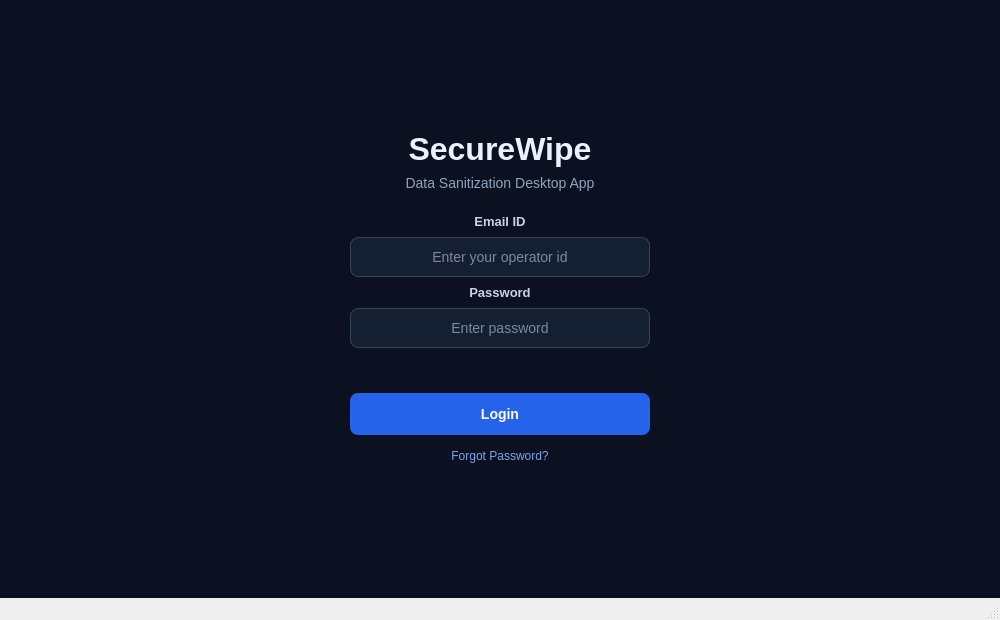
<?xml version="1.0" encoding="UTF-8"?>
<ui version="4.0">
 <class>MainWindow</class>
 <widget class="QMainWindow" name="MainWindow">
  <property name="geometry">
   <rect>
    <x>0</x>
    <y>0</y>
    <width>1000</width>
    <height>620</height>
   </rect>
  </property>
  <property name="sizePolicy">
   <sizepolicy hsizetype="Preferred" vsizetype="Preferred">
    <horstretch>0</horstretch>
    <verstretch>0</verstretch>
   </sizepolicy>
  </property>
  <property name="windowTitle">
   <string>SecureWipe</string>
  </property>
  <widget class="QWidget" name="centralwidget">
   <property name="sizePolicy">
    <sizepolicy hsizetype="Expanding" vsizetype="Expanding">
     <horstretch>0</horstretch>
     <verstretch>0</verstretch>
    </sizepolicy>
   </property>
   <layout class="QVBoxLayout" name="verticalLayout_3">
    <property name="spacing">
     <number>0</number>
    </property>
    <property name="leftMargin">
     <number>0</number>
    </property>
    <property name="topMargin">
     <number>0</number>
    </property>
    <property name="rightMargin">
     <number>0</number>
    </property>
    <property name="bottomMargin">
     <number>0</number>
    </property>
    <item>
     <widget class="QStackedWidget" name="stackedWidget">
      <property name="sizePolicy">
       <sizepolicy hsizetype="Expanding" vsizetype="Expanding">
        <horstretch>0</horstretch>
        <verstretch>0</verstretch>
       </sizepolicy>
      </property>
      <property name="currentIndex">
       <number>0</number>
      </property>
      <widget class="QWidget" name="loginPage">
       <property name="sizePolicy">
        <sizepolicy hsizetype="Expanding" vsizetype="Expanding">
         <horstretch>0</horstretch>
         <verstretch>0</verstretch>
        </sizepolicy>
       </property>
       <property name="styleSheet">
        <string notr="true"> background-color: #0B1120;
</string>
       </property>
       <layout class="QHBoxLayout" name="loginPageLayout">
        <property name="spacing">
         <number>0</number>
        </property>
        <property name="leftMargin">
         <number>0</number>
        </property>
        <property name="topMargin">
         <number>0</number>
        </property>
        <property name="rightMargin">
         <number>0</number>
        </property>
        <property name="bottomMargin">
         <number>0</number>
        </property>
        <item>
         <spacer name="loginSpacerLeft">
          <property name="orientation">
           <enum>Qt::Orientation::Horizontal</enum>
          </property>
          <property name="sizeHint" stdset="0">
           <size>
            <width>40</width>
            <height>20</height>
           </size>
          </property>
         </spacer>
        </item>
        <item>
         <layout class="QVBoxLayout" name="verticalLayout">
          <property name="spacing">
           <number>8</number>
          </property>
          <item>
           <spacer name="verticalSpacer">
            <property name="orientation">
             <enum>Qt::Orientation::Vertical</enum>
            </property>
            <property name="sizeHint" stdset="0">
             <size>
              <width>20</width>
              <height>40</height>
             </size>
            </property>
           </spacer>
          </item>
          <item>
           <widget class="QLabel" name="appTitle">
            <property name="styleSheet">
             <string notr="true">QLabel#appTitle {
    color: #EAF2FF;
    font-size: 32px;
    font-weight: bold;
}</string>
            </property>
            <property name="text">
             <string>SecureWipe</string>
            </property>
            <property name="alignment">
             <set>Qt::AlignmentFlag::AlignCenter</set>
            </property>
           </widget>
          </item>
          <item>
           <widget class="QLabel" name="appSubtitle">
            <property name="styleSheet">
             <string notr="true">QLabel#appSubtitle {
    color: #8FA3BF;
    font-size: 14px;
}</string>
            </property>
            <property name="text">
             <string>Data Sanitization Desktop App</string>
            </property>
            <property name="alignment">
             <set>Qt::AlignmentFlag::AlignCenter</set>
            </property>
           </widget>
          </item>
          <item>
           <spacer name="verticalSpacer_3">
            <property name="orientation">
             <enum>Qt::Orientation::Vertical</enum>
            </property>
            <property name="sizeType">
             <enum>QSizePolicy::Policy::Fixed</enum>
            </property>
            <property name="sizeHint" stdset="0">
             <size>
              <width>20</width>
              <height>15</height>
             </size>
            </property>
           </spacer>
          </item>
          <item>
           <widget class="QLabel" name="emailLineLabel">
            <property name="styleSheet">
             <string notr="true">QLabel#emailLineLabel {
    color: #C8D4E5;
    font-size: 13px;
    font-weight: bold;
}</string>
            </property>
            <property name="text">
             <string>Email ID</string>
            </property>
            <property name="alignment">
             <set>Qt::AlignmentFlag::AlignCenter</set>
            </property>
           </widget>
          </item>
          <item>
           <widget class="QLineEdit" name="emailLineEdit">
            <property name="sizePolicy">
             <sizepolicy hsizetype="Preferred" vsizetype="Fixed">
              <horstretch>0</horstretch>
              <verstretch>0</verstretch>
             </sizepolicy>
            </property>
            <property name="minimumSize">
             <size>
              <width>300</width>
              <height>40</height>
             </size>
            </property>
            <property name="maximumSize">
             <size>
              <width>400</width>
              <height>16777215</height>
             </size>
            </property>
            <property name="styleSheet">
             <string notr="true">QLineEdit#emailLineEdit {
    background-color: #151F32;
    color: #EAF2FF;
    border: 1px solid #34445C;
    border-radius: 8px;
    padding: 10px;
    font-size: 14px;
}

QLineEdit#operatorInput:focus {
    border: 1px solid #3B82F6;
}

QLineEdit#operatorInput::placeholder {
    color: #64748B;
}</string>
            </property>
            <property name="alignment">
             <set>Qt::AlignmentFlag::AlignCenter</set>
            </property>
            <property name="placeholderText">
             <string>Enter your operator id</string>
            </property>
           </widget>
          </item>
          <item>
           <widget class="QLabel" name="passwordLabel">
            <property name="styleSheet">
             <string notr="true">QLabel#passwordLabel {
    color: #C8D4E5;
    font-size: 13px;
    font-weight: bold;
}</string>
            </property>
            <property name="text">
             <string>Password</string>
            </property>
            <property name="alignment">
             <set>Qt::AlignmentFlag::AlignCenter</set>
            </property>
           </widget>
          </item>
          <item>
           <widget class="QLineEdit" name="passwordLineEdit">
            <property name="sizePolicy">
             <sizepolicy hsizetype="Preferred" vsizetype="Fixed">
              <horstretch>0</horstretch>
              <verstretch>0</verstretch>
             </sizepolicy>
            </property>
            <property name="minimumSize">
             <size>
              <width>300</width>
              <height>40</height>
             </size>
            </property>
            <property name="maximumSize">
             <size>
              <width>400</width>
              <height>16777215</height>
             </size>
            </property>
            <property name="styleSheet">
             <string notr="true">QLineEdit#passwordLineEdit {
    background-color: #151F32;
    color: #EAF2FF;
    border: 1px solid #34445C;
    border-radius: 8px;
    padding: 10px;
    font-size: 14px;
}

QLineEdit#passwordInput:focus {
    border: 1px solid #3B82F6;
}

QLineEdit#passwordInput::placeholder {
    color: #64748B;
}</string>
            </property>
            <property name="echoMode">
             <enum>QLineEdit::EchoMode::Password</enum>
            </property>
            <property name="alignment">
             <set>Qt::AlignmentFlag::AlignCenter</set>
            </property>
            <property name="placeholderText">
             <string>Enter password</string>
            </property>
           </widget>
          </item>
          <item>
           <widget class="QLabel" name="loginErrorLabel">
            <property name="font">
             <font>
              <bold>true</bold>
             </font>
            </property>
            <property name="styleSheet">
             <string notr="true">color: #FF6B6B;
background-color: transparent;</string>
            </property>
            <property name="text">
             <string/>
            </property>
            <property name="alignment">
             <set>Qt::AlignmentFlag::AlignCenter</set>
            </property>
           </widget>
          </item>
          <item>
           <spacer name="verticalSpacer_4">
            <property name="orientation">
             <enum>Qt::Orientation::Vertical</enum>
            </property>
            <property name="sizeType">
             <enum>QSizePolicy::Policy::Fixed</enum>
            </property>
            <property name="sizeHint" stdset="0">
             <size>
              <width>20</width>
              <height>15</height>
             </size>
            </property>
           </spacer>
          </item>
          <item>
           <widget class="QPushButton" name="loginButton">
            <property name="minimumSize">
             <size>
              <width>180</width>
              <height>42</height>
             </size>
            </property>
            <property name="styleSheet">
             <string notr="true">QPushButton#loginButton {
    background-color: #2563EB;
    color: white;
    border: none;
    border-radius: 8px;
    padding: 11px;
    font-size: 14px;
    font-weight: bold;
}

QPushButton#loginButton:hover {
    background-color: #3B82F6;
}

QPushButton#loginButton:pressed {
    background-color: #1D4ED8;
}

QPushButton#loginButton:disabled {
    background-color: #1E293B;
    color: #64748B;
}</string>
            </property>
            <property name="text">
             <string>Login</string>
            </property>
           </widget>
          </item>
          <item>
           <widget class="QPushButton" name="forgotPasswordButton">
            <property name="minimumSize">
             <size>
              <width>0</width>
              <height>25</height>
             </size>
            </property>
            <property name="styleSheet">
             <string notr="true">QPushButton#forgotPasswordButton {
    background-color: transparent;
    color: #7EA6E8;
    border: none;
    font-size: 12px;
    padding: 4px;
}

QPushButton#forgotPasswordButton:hover {
    color: #A8C7FF;
    text-decoration: underline;
}</string>
            </property>
            <property name="text">
             <string>Forgot Password?</string>
            </property>
           </widget>
          </item>
          <item>
           <spacer name="verticalSpacer_2">
            <property name="orientation">
             <enum>Qt::Orientation::Vertical</enum>
            </property>
            <property name="sizeHint" stdset="0">
             <size>
              <width>20</width>
              <height>40</height>
             </size>
            </property>
           </spacer>
          </item>
         </layout>
        </item>
        <item>
         <spacer name="loginSpacerRight">
          <property name="orientation">
           <enum>Qt::Orientation::Horizontal</enum>
          </property>
          <property name="sizeHint" stdset="0">
           <size>
            <width>40</width>
            <height>20</height>
           </size>
          </property>
         </spacer>
        </item>
       </layout>
      </widget>
      <widget class="QWidget" name="appPage">
       <property name="styleSheet">
        <string notr="true"> background-color: #0B1120;
</string>
       </property>
       <layout class="QHBoxLayout" name="appPageLayout">
        <property name="spacing">
         <number>0</number>
        </property>
        <property name="leftMargin">
         <number>0</number>
        </property>
        <property name="topMargin">
         <number>0</number>
        </property>
        <property name="rightMargin">
         <number>0</number>
        </property>
        <property name="bottomMargin">
         <number>0</number>
        </property>
        <item>
         <layout class="QVBoxLayout" name="sidebarLayout">
          <property name="spacing">
           <number>4</number>
          </property>
          <property name="leftMargin">
           <number>12</number>
          </property>
          <property name="topMargin">
           <number>16</number>
          </property>
          <property name="rightMargin">
           <number>12</number>
          </property>
          <property name="bottomMargin">
           <number>16</number>
          </property>
          <item>
           <widget class="QLabel" name="sidebarTitle">
            <property name="styleSheet">
             <string notr="true">color: #EAF2FF; font-size: 16px; font-weight: bold; padding: 6px 4px 16px 4px;</string>
            </property>
            <property name="text">
             <string>SecureWipe</string>
            </property>
           </widget>
          </item>
          <item>
           <widget class="QPushButton" name="dashboardNavButton">
            <property name="minimumSize">
             <size>
              <width>0</width>
              <height>38</height>
             </size>
            </property>
            <property name="styleSheet">
             <string notr="true">QPushButton {
    text-align: left;
    padding-left: 10px;
    color: #EAF2FF;
    background-color: #2563EB;
    border: none;
    border-radius: 6px;
    font-size: 13px;
}</string>
            </property>
            <property name="text">
             <string>Dashboard</string>
            </property>
           </widget>
          </item>
          <item>
           <widget class="QPushButton" name="devicesNavButton">
            <property name="minimumSize">
             <size>
              <width>0</width>
              <height>38</height>
             </size>
            </property>
            <property name="styleSheet">
             <string notr="true">QPushButton {
    text-align: left;
    padding-left: 10px;
    color: #C8D4E5;
    background-color: transparent;
    border: none;
    border-radius: 6px;
    font-size: 13px;
}
QPushButton:hover {
    background-color: #16233A;
}</string>
            </property>
            <property name="text">
             <string>Devices</string>
            </property>
           </widget>
          </item>
          <item>
           <widget class="QPushButton" name="wipeNavButton">
            <property name="minimumSize">
             <size>
              <width>0</width>
              <height>38</height>
             </size>
            </property>
            <property name="styleSheet">
             <string notr="true">QPushButton {
    text-align: left;
    padding-left: 10px;
    color: #C8D4E5;
    background-color: transparent;
    border: none;
    border-radius: 6px;
    font-size: 13px;
}
QPushButton:hover {
    background-color: #16233A;
}</string>
            </property>
            <property name="text">
             <string>Wipe</string>
            </property>
           </widget>
          </item>
          <item>
           <widget class="QPushButton" name="reportsNavButton">
            <property name="minimumSize">
             <size>
              <width>0</width>
              <height>38</height>
             </size>
            </property>
            <property name="styleSheet">
             <string notr="true">QPushButton {
    text-align: left;
    padding-left: 10px;
    color: #C8D4E5;
    background-color: transparent;
    border: none;
    border-radius: 6px;
    font-size: 13px;
}
QPushButton:hover {
    background-color: #16233A;
}</string>
            </property>
            <property name="text">
             <string>Reports</string>
            </property>
           </widget>
          </item>
          <item>
           <widget class="QPushButton" name="settingsNavButton">
            <property name="minimumSize">
             <size>
              <width>0</width>
              <height>38</height>
             </size>
            </property>
            <property name="styleSheet">
             <string notr="true">QPushButton {
    text-align: left;
    padding-left: 10px;
    color: #C8D4E5;
    background-color: transparent;
    border: none;
    border-radius: 6px;
    font-size: 13px;
}
QPushButton:hover {
    background-color: #16233A;
}</string>
            </property>
            <property name="text">
             <string>Settings</string>
            </property>
           </widget>
          </item>
          <item>
           <spacer name="sidebarSpacer">
            <property name="orientation">
             <enum>Qt::Orientation::Vertical</enum>
            </property>
            <property name="sizeHint" stdset="0">
             <size>
              <width>20</width>
              <height>40</height>
             </size>
            </property>
           </spacer>
          </item>
          <item>
           <widget class="QPushButton" name="logoutButton">
            <property name="minimumSize">
             <size>
              <width>0</width>
              <height>38</height>
             </size>
            </property>
            <property name="styleSheet">
             <string notr="true">QPushButton {
    text-align: left;
    padding-left: 10px;
    color: #F87171;
    background-color: transparent;
    border: none;
    border-radius: 6px;
    font-size: 13px;
}
QPushButton:hover {
    background-color: #16233A;
}</string>
            </property>
            <property name="text">
             <string>Logout</string>
            </property>
           </widget>
          </item>
         </layout>
        </item>
        <item>
         <widget class="QStackedWidget" name="contentStack">
          <property name="sizePolicy">
           <sizepolicy hsizetype="Expanding" vsizetype="Expanding">
            <horstretch>0</horstretch>
            <verstretch>0</verstretch>
           </sizepolicy>
          </property>
          <property name="currentIndex">
           <number>1</number>
          </property>
          <widget class="QWidget" name="dashboardPage">
           <layout class="QVBoxLayout" name="dashboardPageLayout">
            <property name="spacing">
             <number>16</number>
            </property>
            <property name="leftMargin">
             <number>24</number>
            </property>
            <property name="topMargin">
             <number>22</number>
            </property>
            <property name="rightMargin">
             <number>24</number>
            </property>
            <property name="bottomMargin">
             <number>22</number>
            </property>
            <item>
             <layout class="QHBoxLayout" name="welcomeRow">
              <item>
               <widget class="QLabel" name="welcomeLabel">
                <property name="styleSheet">
                 <string notr="true">color: #EAF2FF; font-size: 20px; font-weight: bold;</string>
                </property>
                <property name="text">
                 <string>Welcome, John Doe</string>
                </property>
               </widget>
              </item>
              <item>
               <widget class="QLabel" name="roleBadge">
                <property name="styleSheet">
                 <string notr="true">QLabel {
    background-color: #10301F;
    color: #34D399;
    border-radius: 10px;
    padding: 4px 10px;
    font-size: 11px;
    font-weight: bold;
}</string>
                </property>
                <property name="text">
                 <string>WORKSTATION_EMPLOYEE</string>
                </property>
               </widget>
              </item>
              <item>
               <spacer name="welcomeRowSpacer">
                <property name="orientation">
                 <enum>Qt::Orientation::Horizontal</enum>
                </property>
                <property name="sizeHint" stdset="0">
                 <size>
                  <width>40</width>
                  <height>20</height>
                 </size>
                </property>
               </spacer>
              </item>
             </layout>
            </item>
            <item>
             <layout class="QHBoxLayout" name="statsRow">
              <property name="spacing">
               <number>14</number>
              </property>
              <item>
               <layout class="QVBoxLayout" name="totalJobsCardLayout">
                <property name="leftMargin">
                 <number>16</number>
                </property>
                <property name="topMargin">
                 <number>14</number>
                </property>
                <property name="rightMargin">
                 <number>16</number>
                </property>
                <property name="bottomMargin">
                 <number>14</number>
                </property>
                <item>
                 <widget class="QLabel" name="totalJobsTitle">
                  <property name="styleSheet">
                   <string notr="true">color: #8FA3BF; font-size: 12px;</string>
                  </property>
                  <property name="text">
                   <string>Total Wipe Jobs</string>
                  </property>
                 </widget>
                </item>
                <item>
                 <widget class="QLabel" name="totalJobsValue">
                  <property name="styleSheet">
                   <string notr="true">color: #EAF2FF; font-size: 26px; font-weight: bold;</string>
                  </property>
                  <property name="text">
                   <string>0</string>
                  </property>
                 </widget>
                </item>
               </layout>
              </item>
              <item>
               <layout class="QVBoxLayout" name="completedJobsCardLayout">
                <property name="leftMargin">
                 <number>16</number>
                </property>
                <property name="topMargin">
                 <number>14</number>
                </property>
                <property name="rightMargin">
                 <number>16</number>
                </property>
                <property name="bottomMargin">
                 <number>14</number>
                </property>
                <item>
                 <widget class="QLabel" name="completedJobsTitle">
                  <property name="styleSheet">
                   <string notr="true">color: #8FA3BF; font-size: 12px;</string>
                  </property>
                  <property name="text">
                   <string>Completed</string>
                  </property>
                 </widget>
                </item>
                <item>
                 <widget class="QLabel" name="completedJobsValue">
                  <property name="styleSheet">
                   <string notr="true">color: #34D399; font-size: 26px; font-weight: bold;</string>
                  </property>
                  <property name="text">
                   <string>0</string>
                  </property>
                 </widget>
                </item>
               </layout>
              </item>
              <item>
               <layout class="QVBoxLayout" name="failedJobsCardLayout">
                <property name="leftMargin">
                 <number>16</number>
                </property>
                <property name="topMargin">
                 <number>14</number>
                </property>
                <property name="rightMargin">
                 <number>16</number>
                </property>
                <property name="bottomMargin">
                 <number>14</number>
                </property>
                <item>
                 <widget class="QLabel" name="failedJobsTitle">
                  <property name="styleSheet">
                   <string notr="true">color: #8FA3BF; font-size: 12px;</string>
                  </property>
                  <property name="text">
                   <string>Failed</string>
                  </property>
                 </widget>
                </item>
                <item>
                 <widget class="QLabel" name="failedJobsValue">
                  <property name="styleSheet">
                   <string notr="true">color: #F87171; font-size: 26px; font-weight: bold;</string>
                  </property>
                  <property name="text">
                   <string>0</string>
                  </property>
                 </widget>
                </item>
               </layout>
              </item>
              <item>
               <layout class="QVBoxLayout" name="inProgressCardLayout">
                <property name="leftMargin">
                 <number>16</number>
                </property>
                <property name="topMargin">
                 <number>14</number>
                </property>
                <property name="rightMargin">
                 <number>16</number>
                </property>
                <property name="bottomMargin">
                 <number>14</number>
                </property>
                <item>
                 <widget class="QLabel" name="inProgressTitle">
                  <property name="styleSheet">
                   <string notr="true">color: #8FA3BF; font-size: 12px;</string>
                  </property>
                  <property name="text">
                   <string>In Progress</string>
                  </property>
                 </widget>
                </item>
                <item>
                 <widget class="QLabel" name="inProgressValue">
                  <property name="styleSheet">
                   <string notr="true">color: #60A5FA; font-size: 26px; font-weight: bold;</string>
                  </property>
                  <property name="text">
                   <string>0</string>
                  </property>
                 </widget>
                </item>
               </layout>
              </item>
             </layout>
            </item>
            <item>
             <widget class="QLabel" name="recentJobsLabel">
              <property name="styleSheet">
               <string notr="true">color: #C8D4E5; font-size: 13px; font-weight: bold;</string>
              </property>
              <property name="text">
               <string>Recent Wipe Jobs</string>
              </property>
             </widget>
            </item>
            <item>
             <widget class="QTableWidget" name="recentJobsTable">
              <property name="styleSheet">
               <string notr="true">QTableWidget {
    background-color: #111C2F;
    color: #EAF2FF;
    gridline-color: #223047;
    border: 1px solid #223047;
    border-radius: 8px;
}
QHeaderView::section {
    background-color: #0D1626;
    color: #8FA3BF;
    padding: 6px;
    border: none;
    font-size: 12px;
}</string>
              </property>
              <property name="editTriggers">
               <set>QAbstractItemView::EditTrigger::NoEditTriggers</set>
              </property>
              <property name="selectionMode">
               <enum>QAbstractItemView::SelectionMode::SingleSelection</enum>
              </property>
              <property name="columnCount">
               <number>4</number>
              </property>
              <attribute name="horizontalHeaderStretchLastSection">
               <bool>true</bool>
              </attribute>
              <column>
               <property name="text">
                <string>Device</string>
               </property>
              </column>
              <column>
               <property name="text">
                <string>Method</string>
               </property>
              </column>
              <column>
               <property name="text">
                <string>Status</string>
               </property>
              </column>
              <column>
               <property name="text">
                <string>Date</string>
               </property>
              </column>
             </widget>
            </item>
           </layout>
          </widget>
          <widget class="QWidget" name="devicesPage">
           <layout class="QVBoxLayout" name="devicesPageLayout">
            <item>
             <widget class="QLabel" name="devicesPlaceholderLabel">
              <property name="styleSheet">
               <string notr="true">color: #8FA3BF; font-size: 14px;</string>
              </property>
              <property name="text">
               <string>Devices page — coming soon</string>
              </property>
              <property name="alignment">
               <set>Qt::AlignmentFlag::AlignCenter</set>
              </property>
             </widget>
            </item>
           </layout>
          </widget>
          <widget class="QWidget" name="wipePage">
           <layout class="QVBoxLayout" name="wipePageLayout">
            <property name="spacing">
             <number>16</number>
            </property>
            <property name="leftMargin">
             <number>24</number>
            </property>
            <property name="topMargin">
             <number>22</number>
            </property>
            <property name="rightMargin">
             <number>24</number>
            </property>
            <property name="bottomMargin">
             <number>22</number>
            </property>
            <item>
             <widget class="QLabel" name="wipePageTitle">
              <property name="styleSheet">
               <string notr="true">color: #EAF2FF; font-size: 20px; font-weight: bold;</string>
              </property>
              <property name="text">
               <string>Wipe</string>
              </property>
             </widget>
            </item>
            <item>
             <layout class="QHBoxLayout" name="wipePanelsRow">
              <property name="spacing">
               <number>16</number>
              </property>
              <item>
               <layout class="QVBoxLayout" name="operationLayout">
                <property name="spacing">
                 <number>10</number>
                </property>
                <property name="leftMargin">
                 <number>18</number>
                </property>
                <property name="topMargin">
                 <number>18</number>
                </property>
                <property name="rightMargin">
                 <number>18</number>
                </property>
                <property name="bottomMargin">
                 <number>18</number>
                </property>
                <item>
                 <widget class="QLabel" name="operationTitle">
                  <property name="styleSheet">
                   <string notr="true">color: #EAF2FF; font-size: 15px; font-weight: bold;</string>
                  </property>
                  <property name="text">
                   <string>Sanitization Operation</string>
                  </property>
                 </widget>
                </item>
                <item>
                 <widget class="QLabel" name="deviceLabel">
                  <property name="styleSheet">
                   <string notr="true">color: #C8D4E5; font-size: 12px;</string>
                  </property>
                  <property name="text">
                   <string>Select Device</string>
                  </property>
                 </widget>
                </item>
                <item>
                 <widget class="QComboBox" name="deviceComboBox">
                  <property name="minimumSize">
                   <size>
                    <width>0</width>
                    <height>34</height>
                   </size>
                  </property>
                  <property name="styleSheet">
                   <string notr="true">QComboBox {
    background-color: #151F32;
    color: #EAF2FF;
    border: 1px solid #34445C;
    border-radius: 6px;
    padding: 6px;
}</string>
                  </property>
                 </widget>
                </item>
                <item>
                 <widget class="QLabel" name="methodLabel">
                  <property name="styleSheet">
                   <string notr="true">color: #C8D4E5; font-size: 12px;</string>
                  </property>
                  <property name="text">
                   <string>Sanitization Method</string>
                  </property>
                 </widget>
                </item>
                <item>
                 <widget class="QComboBox" name="methodComboBox">
                  <property name="minimumSize">
                   <size>
                    <width>0</width>
                    <height>34</height>
                   </size>
                  </property>
                  <property name="styleSheet">
                   <string notr="true">QComboBox {
    background-color: #151F32;
    color: #EAF2FF;
    border: 1px solid #34445C;
    border-radius: 6px;
    padding: 6px;
}</string>
                  </property>
                 </widget>
                </item>
                <item>
                 <spacer name="operationSpacer">
                  <property name="orientation">
                   <enum>Qt::Orientation::Vertical</enum>
                  </property>
                  <property name="sizeHint" stdset="0">
                   <size>
                    <width>20</width>
                    <height>20</height>
                   </size>
                  </property>
                 </spacer>
                </item>
                <item>
                 <widget class="QPushButton" name="startWipeButton">
                  <property name="minimumSize">
                   <size>
                    <width>0</width>
                    <height>42</height>
                   </size>
                  </property>
                  <property name="styleSheet">
                   <string notr="true">QPushButton#startWipeButton {
    background-color: #2563EB;
    color: white;
    border: none;
    border-radius: 8px;
    font-size: 14px;
    font-weight: bold;
}
QPushButton#startWipeButton:hover {
    background-color: #3B82F6;
}
QPushButton#startWipeButton:pressed {
    background-color: #1D4ED8;
}</string>
                  </property>
                  <property name="text">
                   <string>Start Sanitization</string>
                  </property>
                 </widget>
                </item>
               </layout>
              </item>
              <item>
               <layout class="QVBoxLayout" name="statusLayout">
                <property name="spacing">
                 <number>10</number>
                </property>
                <property name="leftMargin">
                 <number>18</number>
                </property>
                <property name="topMargin">
                 <number>18</number>
                </property>
                <property name="rightMargin">
                 <number>18</number>
                </property>
                <property name="bottomMargin">
                 <number>18</number>
                </property>
                <item>
                 <widget class="QLabel" name="statusTitle">
                  <property name="styleSheet">
                   <string notr="true">color: #EAF2FF; font-size: 15px; font-weight: bold;</string>
                  </property>
                  <property name="text">
                   <string>Status</string>
                  </property>
                 </widget>
                </item>
                <item>
                 <widget class="QLabel" name="statusLabel">
                  <property name="styleSheet">
                   <string notr="true">color: #8FA3BF; font-size: 13px;</string>
                  </property>
                  <property name="text">
                   <string>Idle</string>
                  </property>
                 </widget>
                </item>
                <item>
                 <widget class="QProgressBar" name="wipeProgressBar">
                  <property name="minimumSize">
                   <size>
                    <width>0</width>
                    <height>18</height>
                   </size>
                  </property>
                  <property name="styleSheet">
                   <string notr="true">QProgressBar {
    background-color: #151F32;
    color: #EAF2FF;
    border: 1px solid #34445C;
    border-radius: 6px;
    text-align: center;
}
QProgressBar::chunk {
    background-color: #2563EB;
    border-radius: 6px;
}</string>
                  </property>
                  <property name="value">
                   <number>0</number>
                  </property>
                 </widget>
                </item>
                <item>
                 <spacer name="statusSpacer">
                  <property name="orientation">
                   <enum>Qt::Orientation::Vertical</enum>
                  </property>
                  <property name="sizeHint" stdset="0">
                   <size>
                    <width>20</width>
                    <height>20</height>
                   </size>
                  </property>
                 </spacer>
                </item>
               </layout>
              </item>
             </layout>
            </item>
           </layout>
          </widget>
          <widget class="QWidget" name="reportsPage">
           <layout class="QVBoxLayout" name="reportsPageLayout">
            <item>
             <widget class="QLabel" name="reportsPlaceholderLabel">
              <property name="styleSheet">
               <string notr="true">color: #8FA3BF; font-size: 14px;</string>
              </property>
              <property name="text">
               <string>Reports page — coming soon</string>
              </property>
              <property name="alignment">
               <set>Qt::AlignmentFlag::AlignCenter</set>
              </property>
             </widget>
            </item>
           </layout>
          </widget>
          <widget class="QWidget" name="settingsPage">
           <layout class="QVBoxLayout" name="settingsPageLayout">
            <item>
             <widget class="QLabel" name="settingsPlaceholderLabel">
              <property name="styleSheet">
               <string notr="true">color: #8FA3BF; font-size: 14px;</string>
              </property>
              <property name="text">
               <string>Settings page — coming soon</string>
              </property>
              <property name="alignment">
               <set>Qt::AlignmentFlag::AlignCenter</set>
              </property>
             </widget>
            </item>
           </layout>
          </widget>
         </widget>
        </item>
       </layout>
      </widget>
     </widget>
    </item>
   </layout>
  </widget>
  <widget class="QMenuBar" name="menubar">
   <property name="geometry">
    <rect>
     <x>0</x>
     <y>0</y>
     <width>1000</width>
     <height>22</height>
    </rect>
   </property>
  </widget>
  <widget class="QStatusBar" name="statusbar"/>
 </widget>
 <resources/>
 <connections/>
</ui>
